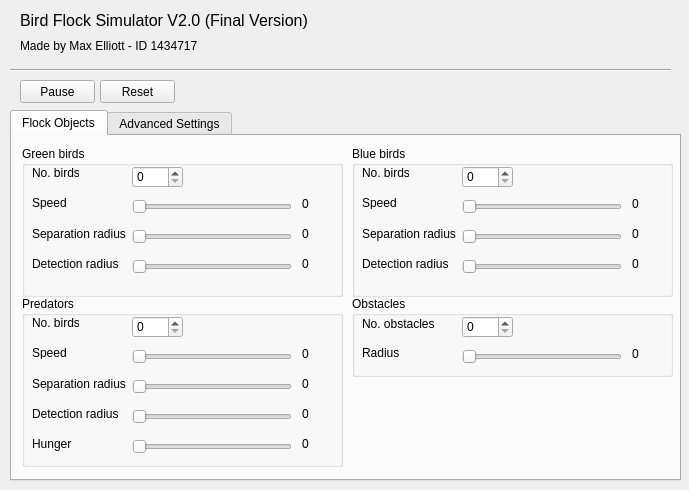
<?xml version="1.0" encoding="UTF-8"?>
<ui version="4.0">
 <class>MainWindow</class>
 <widget class="QWidget" name="MainWindow">
  <property name="geometry">
   <rect>
    <x>0</x>
    <y>0</y>
    <width>689</width>
    <height>490</height>
   </rect>
  </property>
  <property name="minimumSize">
   <size>
    <width>689</width>
    <height>490</height>
   </size>
  </property>
  <property name="maximumSize">
   <size>
    <width>689</width>
    <height>490</height>
   </size>
  </property>
  <property name="windowTitle">
   <string>BirdFlock</string>
  </property>
  <widget class="QPushButton" name="ResetButton">
   <property name="geometry">
    <rect>
     <x>100</x>
     <y>80</y>
     <width>75</width>
     <height>23</height>
    </rect>
   </property>
   <property name="text">
    <string>Reset</string>
   </property>
  </widget>
  <widget class="Line" name="line">
   <property name="geometry">
    <rect>
     <x>10</x>
     <y>60</y>
     <width>661</width>
     <height>20</height>
    </rect>
   </property>
   <property name="orientation">
    <enum>Qt::Horizontal</enum>
   </property>
  </widget>
  <widget class="QLabel" name="label">
   <property name="geometry">
    <rect>
     <x>20</x>
     <y>0</y>
     <width>371</width>
     <height>41</height>
    </rect>
   </property>
   <property name="font">
    <font>
     <pointsize>12</pointsize>
    </font>
   </property>
   <property name="text">
    <string>Bird Flock Simulator V2.0 (Final Version)</string>
   </property>
  </widget>
  <widget class="QLabel" name="label_15">
   <property name="geometry">
    <rect>
     <x>20</x>
     <y>30</y>
     <width>191</width>
     <height>31</height>
    </rect>
   </property>
   <property name="font">
    <font>
     <pointsize>9</pointsize>
    </font>
   </property>
   <property name="text">
    <string>Made by Max Elliott - ID 1434717</string>
   </property>
  </widget>
  <widget class="QPushButton" name="Pause_Button">
   <property name="geometry">
    <rect>
     <x>20</x>
     <y>80</y>
     <width>75</width>
     <height>23</height>
    </rect>
   </property>
   <property name="text">
    <string>Pause</string>
   </property>
  </widget>
  <widget class="QTabWidget" name="tabWidget">
   <property name="geometry">
    <rect>
     <x>10</x>
     <y>110</y>
     <width>671</width>
     <height>371</height>
    </rect>
   </property>
   <property name="currentIndex">
    <number>0</number>
   </property>
   <widget class="QWidget" name="Flock_Tab">
    <attribute name="title">
     <string>Flock Objects</string>
    </attribute>
    <widget class="QGroupBox" name="Green_Group">
     <property name="geometry">
      <rect>
       <x>10</x>
       <y>10</y>
       <width>321</width>
       <height>151</height>
      </rect>
     </property>
     <property name="title">
      <string>Green birds</string>
     </property>
     <widget class="QLabel" name="label_6">
      <property name="geometry">
       <rect>
        <x>10</x>
        <y>80</y>
        <width>101</width>
        <height>16</height>
       </rect>
      </property>
      <property name="text">
       <string>Separation radius</string>
      </property>
     </widget>
     <widget class="QLabel" name="label_7">
      <property name="geometry">
       <rect>
        <x>10</x>
        <y>20</y>
        <width>47</width>
        <height>13</height>
       </rect>
      </property>
      <property name="text">
       <string>No. birds</string>
      </property>
     </widget>
     <widget class="QSlider" name="G_Det_Slider">
      <property name="geometry">
       <rect>
        <x>110</x>
        <y>110</y>
        <width>160</width>
        <height>22</height>
       </rect>
      </property>
      <property name="orientation">
       <enum>Qt::Horizontal</enum>
      </property>
     </widget>
     <widget class="QLabel" name="label_8">
      <property name="geometry">
       <rect>
        <x>10</x>
        <y>50</y>
        <width>47</width>
        <height>13</height>
       </rect>
      </property>
      <property name="text">
       <string>Speed</string>
      </property>
     </widget>
     <widget class="QLabel" name="label_9">
      <property name="geometry">
       <rect>
        <x>10</x>
        <y>110</y>
        <width>101</width>
        <height>16</height>
       </rect>
      </property>
      <property name="text">
       <string>Detection radius</string>
      </property>
     </widget>
     <widget class="QSpinBox" name="G_Count_Box">
      <property name="geometry">
       <rect>
        <x>110</x>
        <y>20</y>
        <width>51</width>
        <height>22</height>
       </rect>
      </property>
      <property name="maximum">
       <number>900</number>
      </property>
     </widget>
     <widget class="QSlider" name="G_Sep_Slider">
      <property name="geometry">
       <rect>
        <x>110</x>
        <y>80</y>
        <width>160</width>
        <height>22</height>
       </rect>
      </property>
      <property name="orientation">
       <enum>Qt::Horizontal</enum>
      </property>
     </widget>
     <widget class="QSlider" name="G_Speed_Slider">
      <property name="geometry">
       <rect>
        <x>110</x>
        <y>50</y>
        <width>160</width>
        <height>22</height>
       </rect>
      </property>
      <property name="orientation">
       <enum>Qt::Horizontal</enum>
      </property>
     </widget>
     <widget class="QLabel" name="G_Speed_Value">
      <property name="geometry">
       <rect>
        <x>280</x>
        <y>50</y>
        <width>31</width>
        <height>16</height>
       </rect>
      </property>
      <property name="text">
       <string>0</string>
      </property>
     </widget>
     <widget class="QLabel" name="G_Sep_Value">
      <property name="geometry">
       <rect>
        <x>280</x>
        <y>80</y>
        <width>31</width>
        <height>16</height>
       </rect>
      </property>
      <property name="text">
       <string>0</string>
      </property>
     </widget>
     <widget class="QLabel" name="G_Det_Value">
      <property name="geometry">
       <rect>
        <x>280</x>
        <y>110</y>
        <width>31</width>
        <height>16</height>
       </rect>
      </property>
      <property name="text">
       <string>0</string>
      </property>
     </widget>
    </widget>
    <widget class="QGroupBox" name="Red_Group">
     <property name="geometry">
      <rect>
       <x>10</x>
       <y>160</y>
       <width>321</width>
       <height>171</height>
      </rect>
     </property>
     <property name="title">
      <string>Predators</string>
     </property>
     <widget class="QLabel" name="label_10">
      <property name="geometry">
       <rect>
        <x>10</x>
        <y>80</y>
        <width>101</width>
        <height>16</height>
       </rect>
      </property>
      <property name="text">
       <string>Separation radius</string>
      </property>
     </widget>
     <widget class="QLabel" name="label_11">
      <property name="geometry">
       <rect>
        <x>10</x>
        <y>20</y>
        <width>47</width>
        <height>13</height>
       </rect>
      </property>
      <property name="text">
       <string>No. birds</string>
      </property>
     </widget>
     <widget class="QSlider" name="R_Det_Slider">
      <property name="geometry">
       <rect>
        <x>110</x>
        <y>110</y>
        <width>160</width>
        <height>22</height>
       </rect>
      </property>
      <property name="orientation">
       <enum>Qt::Horizontal</enum>
      </property>
     </widget>
     <widget class="QLabel" name="label_12">
      <property name="geometry">
       <rect>
        <x>10</x>
        <y>50</y>
        <width>47</width>
        <height>13</height>
       </rect>
      </property>
      <property name="text">
       <string>Speed</string>
      </property>
     </widget>
     <widget class="QLabel" name="label_13">
      <property name="geometry">
       <rect>
        <x>10</x>
        <y>110</y>
        <width>101</width>
        <height>16</height>
       </rect>
      </property>
      <property name="text">
       <string>Detection radius</string>
      </property>
     </widget>
     <widget class="QSpinBox" name="R_Count_Box">
      <property name="geometry">
       <rect>
        <x>110</x>
        <y>20</y>
        <width>51</width>
        <height>22</height>
       </rect>
      </property>
      <property name="maximum">
       <number>900</number>
      </property>
     </widget>
     <widget class="QSlider" name="R_Sep_Slider">
      <property name="geometry">
       <rect>
        <x>110</x>
        <y>80</y>
        <width>160</width>
        <height>22</height>
       </rect>
      </property>
      <property name="orientation">
       <enum>Qt::Horizontal</enum>
      </property>
     </widget>
     <widget class="QSlider" name="R_Speed_Slider">
      <property name="geometry">
       <rect>
        <x>110</x>
        <y>50</y>
        <width>160</width>
        <height>22</height>
       </rect>
      </property>
      <property name="orientation">
       <enum>Qt::Horizontal</enum>
      </property>
     </widget>
     <widget class="QLabel" name="label_14">
      <property name="geometry">
       <rect>
        <x>10</x>
        <y>140</y>
        <width>101</width>
        <height>16</height>
       </rect>
      </property>
      <property name="text">
       <string>Hunger</string>
      </property>
     </widget>
     <widget class="QSlider" name="R_Hunger_Slider">
      <property name="geometry">
       <rect>
        <x>110</x>
        <y>140</y>
        <width>160</width>
        <height>22</height>
       </rect>
      </property>
      <property name="orientation">
       <enum>Qt::Horizontal</enum>
      </property>
     </widget>
     <widget class="QLabel" name="R_Speed_Value">
      <property name="geometry">
       <rect>
        <x>280</x>
        <y>50</y>
        <width>31</width>
        <height>16</height>
       </rect>
      </property>
      <property name="text">
       <string>0</string>
      </property>
     </widget>
     <widget class="QLabel" name="R_Det_Value">
      <property name="geometry">
       <rect>
        <x>280</x>
        <y>110</y>
        <width>31</width>
        <height>16</height>
       </rect>
      </property>
      <property name="text">
       <string>0</string>
      </property>
     </widget>
     <widget class="QLabel" name="R_Sep_Value">
      <property name="geometry">
       <rect>
        <x>280</x>
        <y>80</y>
        <width>31</width>
        <height>16</height>
       </rect>
      </property>
      <property name="text">
       <string>0</string>
      </property>
     </widget>
     <widget class="QLabel" name="R_Hunger_Value">
      <property name="geometry">
       <rect>
        <x>280</x>
        <y>140</y>
        <width>31</width>
        <height>16</height>
       </rect>
      </property>
      <property name="text">
       <string>0</string>
      </property>
     </widget>
    </widget>
    <widget class="QGroupBox" name="Blue_Group">
     <property name="geometry">
      <rect>
       <x>340</x>
       <y>10</y>
       <width>321</width>
       <height>151</height>
      </rect>
     </property>
     <property name="title">
      <string>Blue birds</string>
     </property>
     <widget class="QLabel" name="label_4">
      <property name="geometry">
       <rect>
        <x>10</x>
        <y>80</y>
        <width>101</width>
        <height>16</height>
       </rect>
      </property>
      <property name="text">
       <string>Separation radius</string>
      </property>
     </widget>
     <widget class="QLabel" name="label_2">
      <property name="geometry">
       <rect>
        <x>10</x>
        <y>20</y>
        <width>47</width>
        <height>13</height>
       </rect>
      </property>
      <property name="text">
       <string>No. birds</string>
      </property>
     </widget>
     <widget class="QSlider" name="B_Det_Slider">
      <property name="geometry">
       <rect>
        <x>110</x>
        <y>110</y>
        <width>160</width>
        <height>22</height>
       </rect>
      </property>
      <property name="orientation">
       <enum>Qt::Horizontal</enum>
      </property>
     </widget>
     <widget class="QLabel" name="label_3">
      <property name="geometry">
       <rect>
        <x>10</x>
        <y>50</y>
        <width>47</width>
        <height>13</height>
       </rect>
      </property>
      <property name="text">
       <string>Speed</string>
      </property>
     </widget>
     <widget class="QLabel" name="label_5">
      <property name="geometry">
       <rect>
        <x>10</x>
        <y>110</y>
        <width>101</width>
        <height>16</height>
       </rect>
      </property>
      <property name="text">
       <string>Detection radius</string>
      </property>
     </widget>
     <widget class="QSpinBox" name="B_Count_Box">
      <property name="geometry">
       <rect>
        <x>110</x>
        <y>20</y>
        <width>51</width>
        <height>22</height>
       </rect>
      </property>
      <property name="maximum">
       <number>900</number>
      </property>
     </widget>
     <widget class="QSlider" name="B_Sep_Slider">
      <property name="geometry">
       <rect>
        <x>110</x>
        <y>80</y>
        <width>160</width>
        <height>22</height>
       </rect>
      </property>
      <property name="orientation">
       <enum>Qt::Horizontal</enum>
      </property>
     </widget>
     <widget class="QSlider" name="B_Speed_Slider">
      <property name="geometry">
       <rect>
        <x>110</x>
        <y>50</y>
        <width>160</width>
        <height>22</height>
       </rect>
      </property>
      <property name="orientation">
       <enum>Qt::Horizontal</enum>
      </property>
     </widget>
     <widget class="QLabel" name="B_Det_Value">
      <property name="geometry">
       <rect>
        <x>280</x>
        <y>110</y>
        <width>31</width>
        <height>16</height>
       </rect>
      </property>
      <property name="text">
       <string>0</string>
      </property>
     </widget>
     <widget class="QLabel" name="B_Sep_Value">
      <property name="geometry">
       <rect>
        <x>280</x>
        <y>80</y>
        <width>31</width>
        <height>16</height>
       </rect>
      </property>
      <property name="text">
       <string>0</string>
      </property>
     </widget>
     <widget class="QLabel" name="B_Speed_Value">
      <property name="geometry">
       <rect>
        <x>280</x>
        <y>50</y>
        <width>31</width>
        <height>16</height>
       </rect>
      </property>
      <property name="text">
       <string>0</string>
      </property>
     </widget>
    </widget>
    <widget class="QGroupBox" name="Blue_Group_2">
     <property name="geometry">
      <rect>
       <x>340</x>
       <y>160</y>
       <width>321</width>
       <height>81</height>
      </rect>
     </property>
     <property name="title">
      <string>Obstacles</string>
     </property>
     <widget class="QLabel" name="label_17">
      <property name="geometry">
       <rect>
        <x>10</x>
        <y>20</y>
        <width>81</width>
        <height>16</height>
       </rect>
      </property>
      <property name="text">
       <string>No. obstacles</string>
      </property>
     </widget>
     <widget class="QLabel" name="label_18">
      <property name="geometry">
       <rect>
        <x>10</x>
        <y>50</y>
        <width>47</width>
        <height>13</height>
       </rect>
      </property>
      <property name="text">
       <string>Radius</string>
      </property>
     </widget>
     <widget class="QSpinBox" name="Obs_Count_Box">
      <property name="geometry">
       <rect>
        <x>110</x>
        <y>20</y>
        <width>51</width>
        <height>22</height>
       </rect>
      </property>
      <property name="maximum">
       <number>20</number>
      </property>
     </widget>
     <widget class="QSlider" name="Obs_Radius_Slider">
      <property name="geometry">
       <rect>
        <x>110</x>
        <y>50</y>
        <width>160</width>
        <height>22</height>
       </rect>
      </property>
      <property name="orientation">
       <enum>Qt::Horizontal</enum>
      </property>
     </widget>
     <widget class="QLabel" name="Obs_Radius_Value">
      <property name="geometry">
       <rect>
        <x>280</x>
        <y>50</y>
        <width>31</width>
        <height>16</height>
       </rect>
      </property>
      <property name="text">
       <string>0</string>
      </property>
     </widget>
    </widget>
   </widget>
   <widget class="QWidget" name="Advanced_Tab">
    <attribute name="title">
     <string>Advanced Settings</string>
    </attribute>
    <widget class="QGroupBox" name="groupBox_3">
     <property name="geometry">
      <rect>
       <x>10</x>
       <y>10</y>
       <width>321</width>
       <height>171</height>
      </rect>
     </property>
     <property name="title">
      <string>Green Birds</string>
     </property>
     <widget class="QGroupBox" name="groupBox_2">
      <property name="geometry">
       <rect>
        <x>10</x>
        <y>20</y>
        <width>301</width>
        <height>141</height>
       </rect>
      </property>
      <property name="autoFillBackground">
       <bool>true</bool>
      </property>
      <property name="title">
       <string>Force relative strengths</string>
      </property>
      <property name="flat">
       <bool>false</bool>
      </property>
      <widget class="QLabel" name="label_22">
       <property name="geometry">
        <rect>
         <x>10</x>
         <y>50</y>
         <width>111</width>
         <height>16</height>
        </rect>
       </property>
       <property name="text">
        <string>Alignment</string>
       </property>
      </widget>
      <widget class="QLabel" name="label_21">
       <property name="geometry">
        <rect>
         <x>10</x>
         <y>20</y>
         <width>111</width>
         <height>16</height>
        </rect>
       </property>
       <property name="text">
        <string>Cohesion</string>
       </property>
      </widget>
      <widget class="QLabel" name="label_23">
       <property name="geometry">
        <rect>
         <x>10</x>
         <y>80</y>
         <width>111</width>
         <height>16</height>
        </rect>
       </property>
       <property name="text">
        <string>Separation</string>
       </property>
      </widget>
      <widget class="QSlider" name="G_Coh_Strength_Slider">
       <property name="geometry">
        <rect>
         <x>100</x>
         <y>20</y>
         <width>160</width>
         <height>22</height>
        </rect>
       </property>
       <property name="orientation">
        <enum>Qt::Horizontal</enum>
       </property>
      </widget>
      <widget class="QSlider" name="G_Ali_Strength_Slider">
       <property name="geometry">
        <rect>
         <x>100</x>
         <y>50</y>
         <width>160</width>
         <height>22</height>
        </rect>
       </property>
       <property name="orientation">
        <enum>Qt::Horizontal</enum>
       </property>
      </widget>
      <widget class="QSlider" name="G_Sep_Strength_Slider">
       <property name="geometry">
        <rect>
         <x>100</x>
         <y>80</y>
         <width>160</width>
         <height>22</height>
        </rect>
       </property>
       <property name="maximum">
        <number>100</number>
       </property>
       <property name="orientation">
        <enum>Qt::Horizontal</enum>
       </property>
      </widget>
      <widget class="QLabel" name="label_24">
       <property name="geometry">
        <rect>
         <x>10</x>
         <y>110</y>
         <width>121</width>
         <height>16</height>
        </rect>
       </property>
       <property name="text">
        <string>Avoid Predators</string>
       </property>
      </widget>
      <widget class="QSlider" name="G_AvoidPred_Strength_Slider">
       <property name="geometry">
        <rect>
         <x>100</x>
         <y>110</y>
         <width>160</width>
         <height>22</height>
        </rect>
       </property>
       <property name="orientation">
        <enum>Qt::Horizontal</enum>
       </property>
      </widget>
      <widget class="QLabel" name="G_Coh_Strength_Value">
       <property name="geometry">
        <rect>
         <x>270</x>
         <y>20</y>
         <width>16</width>
         <height>16</height>
        </rect>
       </property>
       <property name="text">
        <string>0</string>
       </property>
      </widget>
      <widget class="QLabel" name="G_Ali_Strength_Value">
       <property name="geometry">
        <rect>
         <x>270</x>
         <y>50</y>
         <width>16</width>
         <height>16</height>
        </rect>
       </property>
       <property name="text">
        <string>0</string>
       </property>
      </widget>
      <widget class="QLabel" name="G_Sep_Strength_Value">
       <property name="geometry">
        <rect>
         <x>270</x>
         <y>80</y>
         <width>16</width>
         <height>16</height>
        </rect>
       </property>
       <property name="text">
        <string>0</string>
       </property>
      </widget>
      <widget class="QLabel" name="G_AvoidPred_Strength_Value">
       <property name="geometry">
        <rect>
         <x>270</x>
         <y>110</y>
         <width>16</width>
         <height>16</height>
        </rect>
       </property>
       <property name="text">
        <string>0</string>
       </property>
      </widget>
     </widget>
    </widget>
    <widget class="QGroupBox" name="groupBox_4">
     <property name="geometry">
      <rect>
       <x>340</x>
       <y>10</y>
       <width>321</width>
       <height>171</height>
      </rect>
     </property>
     <property name="title">
      <string>Blue Birds</string>
     </property>
     <widget class="QGroupBox" name="groupBox_5">
      <property name="geometry">
       <rect>
        <x>10</x>
        <y>20</y>
        <width>301</width>
        <height>141</height>
       </rect>
      </property>
      <property name="autoFillBackground">
       <bool>true</bool>
      </property>
      <property name="title">
       <string>Force relative strengths</string>
      </property>
      <property name="flat">
       <bool>false</bool>
      </property>
      <widget class="QLabel" name="label_31">
       <property name="geometry">
        <rect>
         <x>10</x>
         <y>50</y>
         <width>111</width>
         <height>16</height>
        </rect>
       </property>
       <property name="text">
        <string>Alignment</string>
       </property>
      </widget>
      <widget class="QLabel" name="label_32">
       <property name="geometry">
        <rect>
         <x>10</x>
         <y>20</y>
         <width>111</width>
         <height>16</height>
        </rect>
       </property>
       <property name="text">
        <string>Cohesion</string>
       </property>
      </widget>
      <widget class="QLabel" name="label_33">
       <property name="geometry">
        <rect>
         <x>10</x>
         <y>80</y>
         <width>111</width>
         <height>16</height>
        </rect>
       </property>
       <property name="text">
        <string>Separation</string>
       </property>
      </widget>
      <widget class="QSlider" name="B_Coh_Strength_Slider">
       <property name="geometry">
        <rect>
         <x>100</x>
         <y>20</y>
         <width>160</width>
         <height>22</height>
        </rect>
       </property>
       <property name="orientation">
        <enum>Qt::Horizontal</enum>
       </property>
      </widget>
      <widget class="QSlider" name="B_Ali_Strength_Slider">
       <property name="geometry">
        <rect>
         <x>100</x>
         <y>50</y>
         <width>160</width>
         <height>22</height>
        </rect>
       </property>
       <property name="orientation">
        <enum>Qt::Horizontal</enum>
       </property>
      </widget>
      <widget class="QSlider" name="B_Sep_Strength_Slider">
       <property name="geometry">
        <rect>
         <x>100</x>
         <y>80</y>
         <width>160</width>
         <height>22</height>
        </rect>
       </property>
       <property name="maximum">
        <number>100</number>
       </property>
       <property name="orientation">
        <enum>Qt::Horizontal</enum>
       </property>
      </widget>
      <widget class="QLabel" name="label_34">
       <property name="geometry">
        <rect>
         <x>10</x>
         <y>110</y>
         <width>121</width>
         <height>16</height>
        </rect>
       </property>
       <property name="text">
        <string>Avoid Predators</string>
       </property>
      </widget>
      <widget class="QLabel" name="B_Coh_Strength_Value">
       <property name="geometry">
        <rect>
         <x>270</x>
         <y>20</y>
         <width>16</width>
         <height>16</height>
        </rect>
       </property>
       <property name="text">
        <string>0</string>
       </property>
      </widget>
      <widget class="QLabel" name="B_Ali_Strength_Value">
       <property name="geometry">
        <rect>
         <x>270</x>
         <y>50</y>
         <width>16</width>
         <height>16</height>
        </rect>
       </property>
       <property name="text">
        <string>0</string>
       </property>
      </widget>
      <widget class="QLabel" name="B_Sep_Strength_Value">
       <property name="geometry">
        <rect>
         <x>270</x>
         <y>80</y>
         <width>16</width>
         <height>16</height>
        </rect>
       </property>
       <property name="text">
        <string>0</string>
       </property>
      </widget>
      <widget class="QSlider" name="B_AvoidPred_Strength_Slider">
       <property name="geometry">
        <rect>
         <x>100</x>
         <y>110</y>
         <width>160</width>
         <height>22</height>
        </rect>
       </property>
       <property name="orientation">
        <enum>Qt::Horizontal</enum>
       </property>
      </widget>
      <widget class="QLabel" name="B_AvoidPred_Strength_Value">
       <property name="geometry">
        <rect>
         <x>270</x>
         <y>110</y>
         <width>16</width>
         <height>16</height>
        </rect>
       </property>
       <property name="text">
        <string>0</string>
       </property>
      </widget>
     </widget>
    </widget>
   </widget>
  </widget>
 </widget>
 <resources/>
 <connections/>
</ui>
